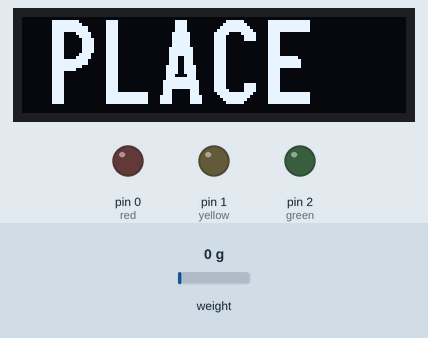
The sketch below on a simulated Arduino Uno, built with avr-gcc and run on an emulated ATmega328P. Shown: 128×32 one-colour display, output pins drawn as LEDs (lit = HIGH). Inputs (shaded band) come from the test bench; at power-on: weight on the scale 0 g.

Above: at 2.1 s.
At 3.8 s:
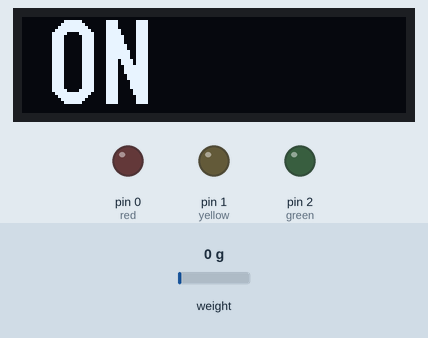
At 5.4 s:
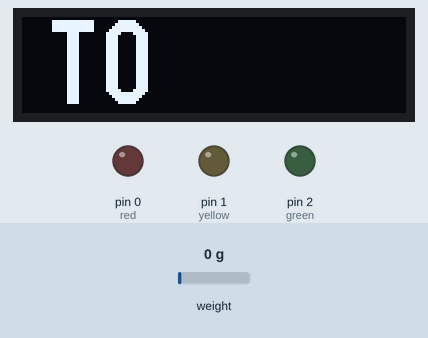
At 11.7 s:
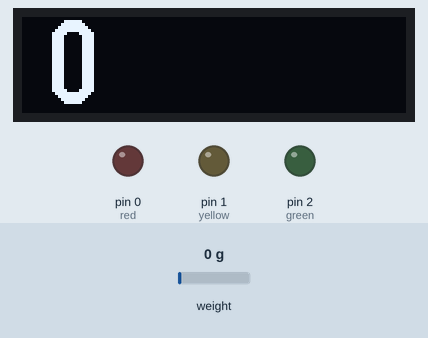
Timing chart, 0 to 14.0 s (numbered marks = the images above):
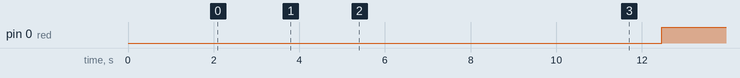

Measured:
- by itself, pin 0 (red): LOW → HIGH at 12.5 s
- what the display in image 0 shows lasts 0.8 s, from 2.1 s to 2.9 s

The sketch:

vanderbuild.ino
```cpp
#include <U8g2lib.h>
#include <U8x8lib.h>

/*
 Example using the SparkFun HX711 breakout board with a scale
 By: Nathan Seidle
 SparkFun Electronics
 Date: November 19th, 2014
 License: This code is public domain but you buy me a beer if you use this and we meet someday (Beerware license).

 This is the calibration sketch. Use it to determine the calibration_factor that the main example uses. It also
 outputs the zero_factor useful for projects that have a permanent mass on the scale in between power cycles.

 Setup your scale and start the sketch WITHOUT a weight on the scale
 Once readings are displayed place the weight on the scale
 Press +/- or a/z to adjust the calibration_factor until the output readings match the known weight
 Use this calibration_factor on the example sketch

 This example assumes pounds (lbs). If you prefer kilograms, change the Serial.print(" lbs"); line to kg. The
 calibration factor will be significantly different but it will be linearly related to lbs (1 lbs = 0.453592 kg).

 Your calibration factor may be very positive or very negative. It all depends on the setup of your scale system
 and the direction the sensors deflect from zero state
 This example code uses bogde's excellent library: https://github.com/bogde/HX711
 bogde's library is released under a GNU GENERAL PUBLIC LICENSE
 Arduino pin 8 -> HX711 CLK
 9 -> DOUT
 5V -> VCC
 GND -> GND

 Most any pin on the Arduino Uno will be compatible with DOUT/CLK.

 The HX711 board can be powered from 2.7V to 5V so the Arduino 5V power should be fine.

*/

#include "HX711.h"

#define DOUT  9
#define CLK  8

HX711 scale(DOUT, CLK);

U8G2_SSD1306_128X32_UNIVISION_F_HW_I2C u8g2(U8G2_R0);
const float trigger = 0.3;

float lastValue;
float fullValue = 0.0;
char output[8];
float zeroValue;

int red = 0;
int yellow = 1;
int green = 2;

void setup() {
  u8g2.begin();
  pinMode(red, OUTPUT);
  pinMode(yellow, OUTPUT);
  pinMode(green, OUTPUT);
  scale.set_scale();
  scale.tare(); //Reset the scale to 0
  zeroValue = lastValue = scale.read_average(10);
  write("PLACE");
  write("ITEM");
  write("ON");
  write("SCALE");
  write("TO");
  write("BEGIN!");
  float r;
  do {
    write("... ");
    r = scale.read_average(10);
    write(" ...");
  } while (abs((lastValue - r)/lastValue) < trigger);
  fullValue = scale.read_average(10);
}


void loop() {
  lastValue = scale.read_average(10);
  int v = (int)((lastValue-zeroValue)/(fullValue-zeroValue)*100);
  v = constrain(v, 0, 100);
  snprintf(output, sizeof(output), "%d %", v);
  write(output);
    //LEDs
  if(v > 60) {
    digitalWrite(green, HIGH);
    digitalWrite(yellow, LOW);
    digitalWrite(red, LOW);
  } else if(v > 30) {
    yellow = 1;
    digitalWrite(yellow, HIGH);
    digitalWrite(green, LOW);
    digitalWrite(red, LOW);
  } else {
    digitalWrite(red, HIGH);
    digitalWrite(yellow, LOW);
    digitalWrite(green, LOW);
  }
}

void write(char stringOutput[]) {
  u8g2.clearBuffer();          // clear the internal memory
  u8g2.setFont(u8g2_font_logisoso28_tr);  // choose a suitable font at https://github.com/olikraus/u8g2/wiki/fntlistall
  u8g2.drawStr(8, 29, stringOutput); // write something to the internal memory
  u8g2.sendBuffer();          // transfer internal memory to the display
  delay(800);
}
```
